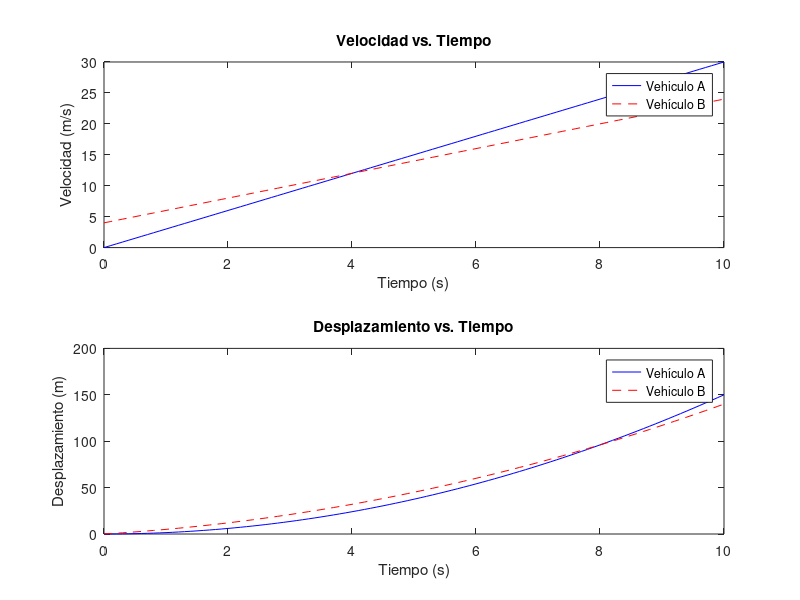

Write MATLAB code to recreate this figure.
t = 0:0.1:10; 

v_A = 3 * t;
v_B = 2 * t + 4;

s_A = cumtrapz(t, v_A);
s_B = cumtrapz(t, v_B);

figure;
subplot (2,1,1);
plot (t, v_A, 'b-', t, v_B, 'r--');
legend ('Vehiculo A', 'Vehículo B');
title('Velocidad vs. Tiempo');
xlabel('Tiempo (s)');
ylabel('Velocidad (m/s)');

subplot (2,1,2);
plot (t, s_A, 'b-', t, s_B, 'r--');
legend('Vehículo A', 'Vehiculo B');
title('Desplazamiento vs. Tiempo');
xlabel('Tiempo (s)');
ylabel('Desplazamiento (m)');